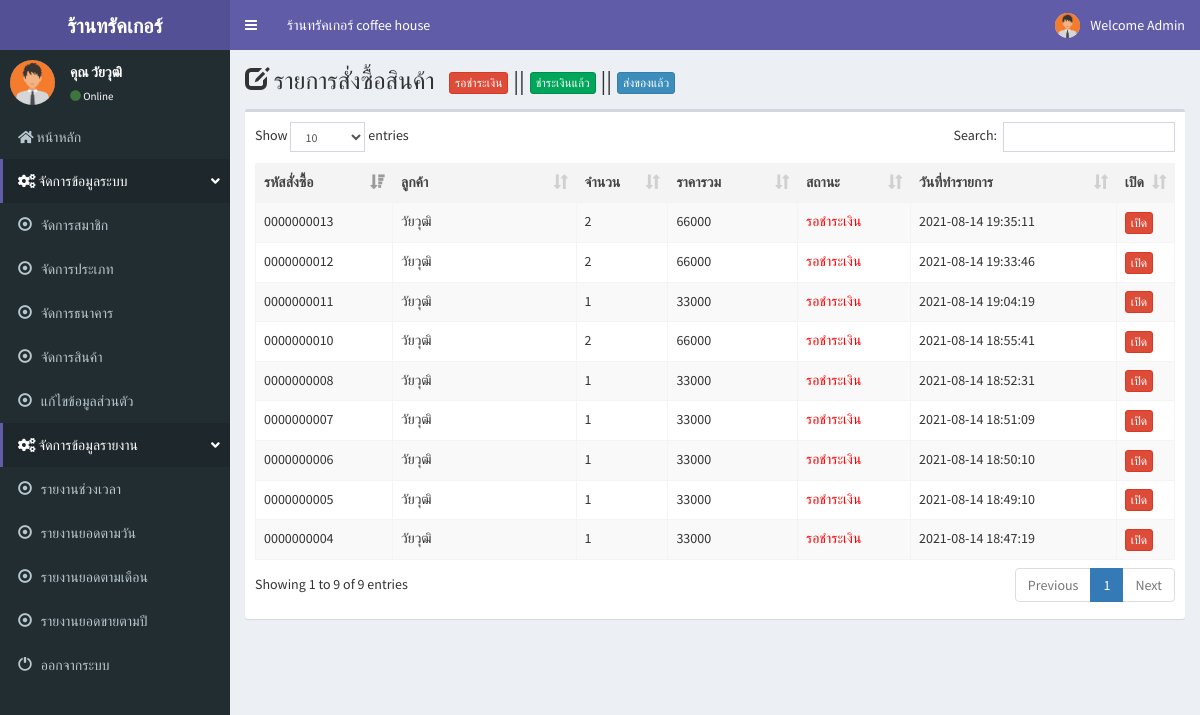
The app's page /admin/ (signed in) with its own data.
### tables this page shows
CREATE TABLE `tbl_member` (
  `member_id` int(11) NOT NULL,
  `m_user` varchar(20) NOT NULL,
  `m_pass` varchar(20) NOT NULL,
  `m_level` varchar(50) NOT NULL,
  `m_name` varchar(100) NOT NULL,
  `m_email` varchar(100) NOT NULL,
  `m_tel` varchar(20) NOT NULL,
  `m_address` varchar(200) NOT NULL,
  `m_img` varchar(250) NOT NULL,
  `date_save` timestamp NOT NULL DEFAULT CURRENT_TIMESTAMP
);

CREATE TABLE `tbl_order` (
  `order_id` int(10) UNSIGNED ZEROFILL NOT NULL,
  `member_id` int(11) NOT NULL,
  `name` varchar(100) NOT NULL,
  `address` varchar(500) NOT NULL,
  `email` varchar(100) NOT NULL,
  `phone` varchar(20) NOT NULL,
  `order_status` int(1) NOT NULL,
  `pay_slip` varchar(200) DEFAULT NULL,
  `b_name` varchar(100) DEFAULT NULL COMMENT 'ชื่อธนาคาร',
  `b_number` varchar(20) DEFAULT NULL COMMENT 'เลข บช',
  `pay_date` date DEFAULT NULL,
  `pay_amount` float(10,2) DEFAULT NULL,
  `postcode` varchar(30) DEFAULT NULL,
  `order_date` datetime NOT NULL
);

### admin/show_new_cart.php (the view, shortened to what this page needs)
<?php
include('../condb.php');
$query_mycart ="
SELECT
o.order_id as oid, o.member_id, o.order_status, o.order_date, o.name,
d.order_id , COUNT(d.order_id) as coid, SUM(d.total) as ctotal
FROM tbl_order  as o, tbl_order_detail as d
WHERE o.order_id=d.order_id
AND o.order_status=1
GROUP BY o.order_id
ORDER BY o.order_id DESC";
$mycart = mysqli_query($con, $query_mycart) or die ("Error in query: $query_mycart " . mysqli_error());
echo ' <table id="example1" class="table table-bordered table-striped">';
  echo "<thead>";
    echo "<tr class='btn-default'>
      <th>รหัสสั่งซื้อ</th>
      <th width=20%>ลูกค้า</th>
      <th width='10%'>จำนวน</th>
      <th>ราคารวม</th>
      <th>สถานะ</th>
      <th>วันที่ทำรายการ</th>
      <th width='5%'>เปิด</th>
    </tr>";
  echo "</thead>";
  while($row = mysqli_fetch_array($mycart)) {
    $oid = $row['oid'];
  echo "<tr>";
    echo "<td>" .$row["oid"] .  "</td> ";
    echo "<td>" .$row["name"] .  "</td> ";
    echo "<td>" .$row["coid"] .  "</td> ";
    echo "<td>" .$row["ctotal"] .  "</td> ";
    echo "<td>"
    ."<font color='red'>รอชำระเงิน</font>".  "</td> ";
    echo "<td>" .$row["order_date"] .  "</td> ";
     echo "<td><a href='index.php?order_id=$oid&act=show-order' class='btn btn-danger btn-xs'>เปิด</a>
    </td> ";
  }
echo "</table>";
?>

### admin/menutop.php (shortened to what this page needs)
<header class="main-header">
  <a href="" class="logo">
    <span class="logo-lg"><b>ร้านทรัคเกอร์
    </b></span>
  </a>
  <nav class="navbar navbar-static-top" role="navigation">
    <a href="#" class="sidebar-toggle" data-toggle="push-menu" role="button">
    </a>
    <div class="navbar-custom-menu">
      <ul class="nav navbar-nav">
         <li class="dropdown user user-menu">
              <a href="#" class="dropdown-toggle" data-toggle="dropdown">
                <img src="../m_img/<?php echo $row['m_img'];?>" width="25" height="25" class="img-circle user-image" alt="User Image">
                <span class="hidden-xs">Welcome Admin</span>
              </a>
            </li>
      </ul>
    </div>
        <div class="collapse navbar-collapse pull-left" id="navbar-collapse">
          <ul class="nav navbar-nav">
             <li><a href="index.php">ร้านทรัคเกอร์ coffee house</a></li>
              </ul>
        </div>
  </nav>
</header>

### admin/menu_l.php
 <aside class="main-sidebar">
  <section class="sidebar">
    <div class="user-panel">
      <div class="pull-left image">
        <img src="../m_img/<?php echo $m_img; ?>" class="img-circle" alt="User Image">
      </div>
      <div class="pull-left info">
        <p>คุณ <?php echo $m_name; ?></p>
        <a href="#"><i class="fa fa-circle text-success"></i> Online</a>
      </div>
    </div>
    <ul class="sidebar-menu" data-widget="tree">
        <li>
        <a href="index.php"><i class="fa fa-home"></i>
          <span> หน้าหลัก</span>
        </a>
      </li>
           <li class="active">
        <a href=""><i class="fa fa-cogs"></i> <span>จัดการข้อมูลระบบ</span>
        <span class="pull-right-container">
          <i class="fa fa-angle-down pull-right"></i>
        </span>
      </a>
    </li>
      <li>
        <a href="member.php"><i class="glyphicon glyphicon-record"></i>
          <span> จัดการสมาชิก</span>
        </a>
      </li>
      <li>
        <a href="type.php"><i class="glyphicon glyphicon-record"></i>
          <span> จัดการประเภท </span>
        </a>
      </li>
      <li>
        <li>
        <a href="bank.php"><i class="glyphicon glyphicon-record"></i>
          <span> จัดการธนาคาร </span>
        </a>
      </li>
      <li>
        <a href="product.php"><i class="glyphicon glyphicon-record"></i>
          <span> จัดการสินค้า </span>
        </a>
      </li>
        <li>
        <a href="member_profile.php"><i class="glyphicon glyphicon-record"></i>
          <span> แก้ไขข้อมูลส่วนตัว </span>
        </a>
      </li>
           <li class="active">
        <a href=""><i class="fa fa-cogs"></i> <span>จัดการข้อมูลรายงาน</span>
        <span class="pull-right-container">
          <i class="fa fa-angle-down pull-right"></i>
        </span>
      </a>
        <li>
        <a href="report.php"><i class="glyphicon glyphicon-record"></i>
          <span> รายงานช่วงเวลา </span>
        </a>
      </li>
         <li>
        <a href="report_d.php"><i class="glyphicon glyphicon-record"></i>
          <span> รายงานยอดตามวัน </span>
        </a>
      </li>
      <li>
        <a href="report_m.php"><i class="glyphicon glyphicon-record"></i>
          <span> รายงานยอดตามเดือน </span>
        </a>
      </li>
      <li>
        <a href="report_y.php"><i class="glyphicon glyphicon-record"></i>
          <span> รายงานยอดขายตามปี </span>
        </a>
      </li>
      <li>
        <a href="../logout.php" onclick="return confirm('คุณต้องการออกจากระบบหรือไม่ ?');"><i class="glyphicon glyphicon-off"></i>
          <span> ออกจากระบบ</span>
        </a>
      </li>
    </ul>
  </section>
</aside>

### records on screen
tbl_member: m_img (picture), m_name "วัยวุฒิ"
tbl_order: order_id "0000000013", name "วัยวุฒิ", coid "2", ctotal "66000", order_date "2021-08-14 19:35:11"
tbl_order: order_id "0000000012", name "วัยวุฒิ", coid "2", ctotal "66000", order_date "2021-08-14 19:33:46"
tbl_order: order_id "0000000011", name "วัยวุฒิ", coid "1", ctotal "33000", order_date "2021-08-14 19:04:19"
tbl_order: order_id "0000000010", name "วัยวุฒิ", coid "2", ctotal "66000", order_date "2021-08-14 18:55:41"
tbl_order: order_id "0000000008", name "วัยวุฒิ", coid "1", ctotal "33000", order_date "2021-08-14 18:52:31"
tbl_order: order_id "0000000007", name "วัยวุฒิ", coid "1", ctotal "33000", order_date "2021-08-14 18:51:09"
tbl_order: order_id "0000000006", name "วัยวุฒิ", coid "1", ctotal "33000", order_date "2021-08-14 18:50:10"
tbl_order: order_id "0000000005", name "วัยวุฒิ", coid "1", ctotal "33000", order_date "2021-08-14 18:49:10"
tbl_order: order_id "0000000004", name "วัยวุฒิ", coid "1", ctotal "33000", order_date "2021-08-14 18:47:19"
